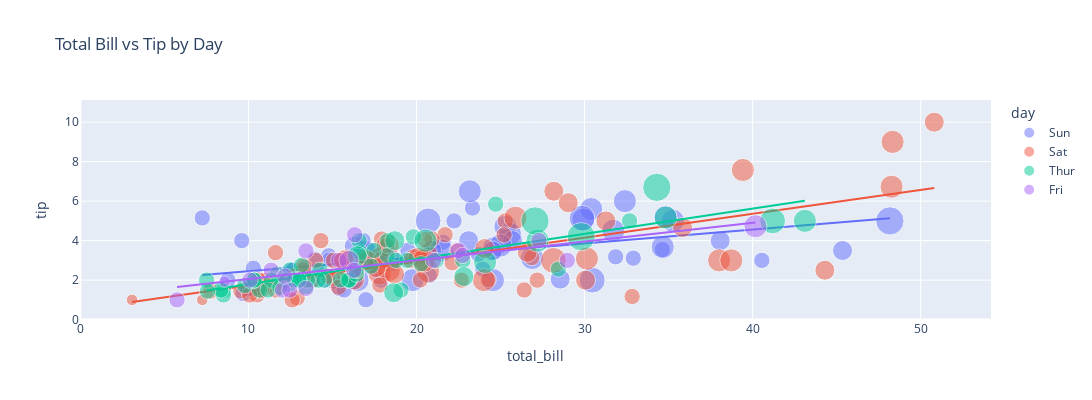

The notebook cell saved with this chart:
### Code cell
figure = px.scatter(data, 
                    x="total_bill",
                    y="tip", 
                    size="size", 
                    color= "day", 
                    trendline="ols", 
                    title="Total Bill vs Tip by Day", 
                    height=400,
                    width=1200,
                    opacity=0.5)
figure.show()
